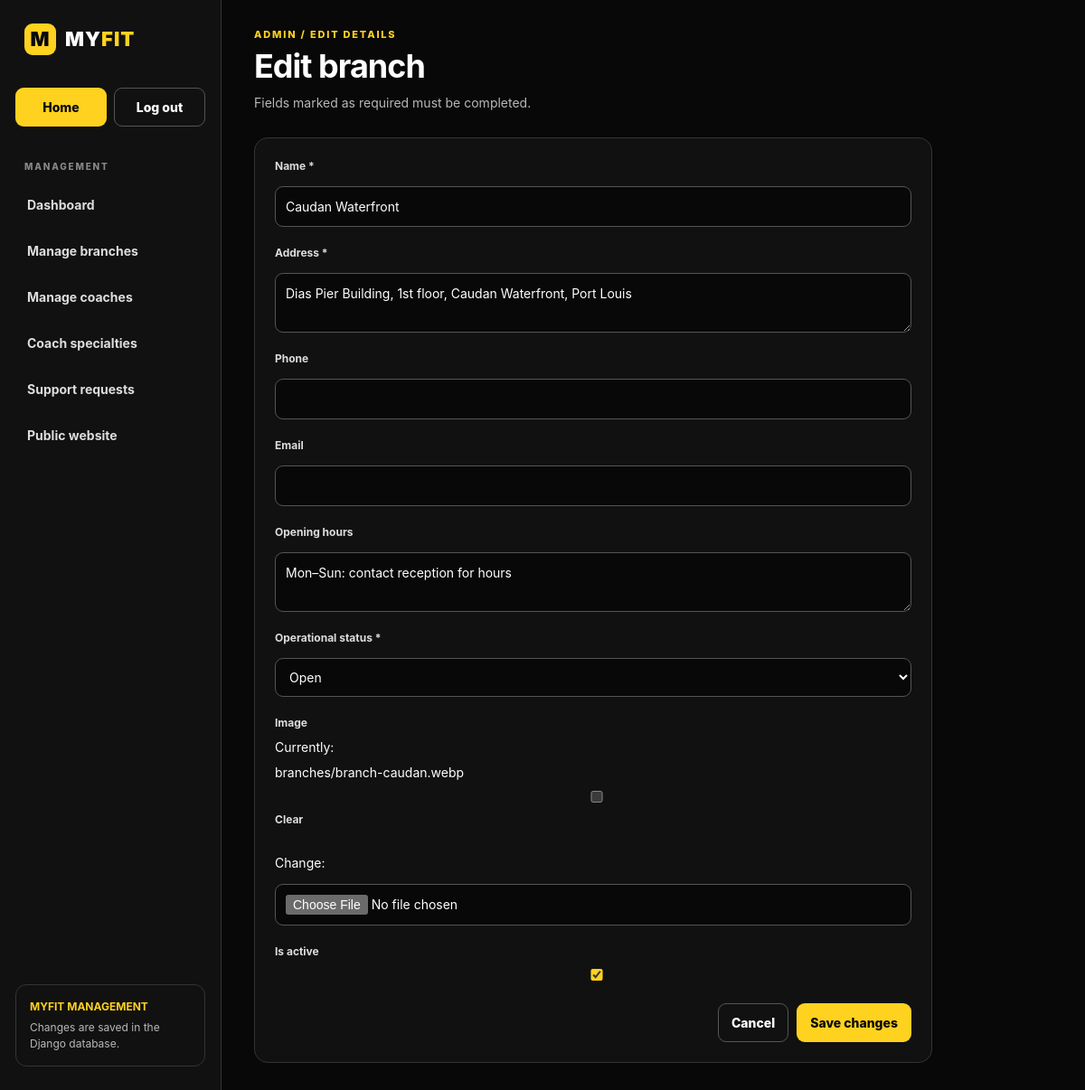
The app's page /staff/branches/1/edit/ (signed in), older data.
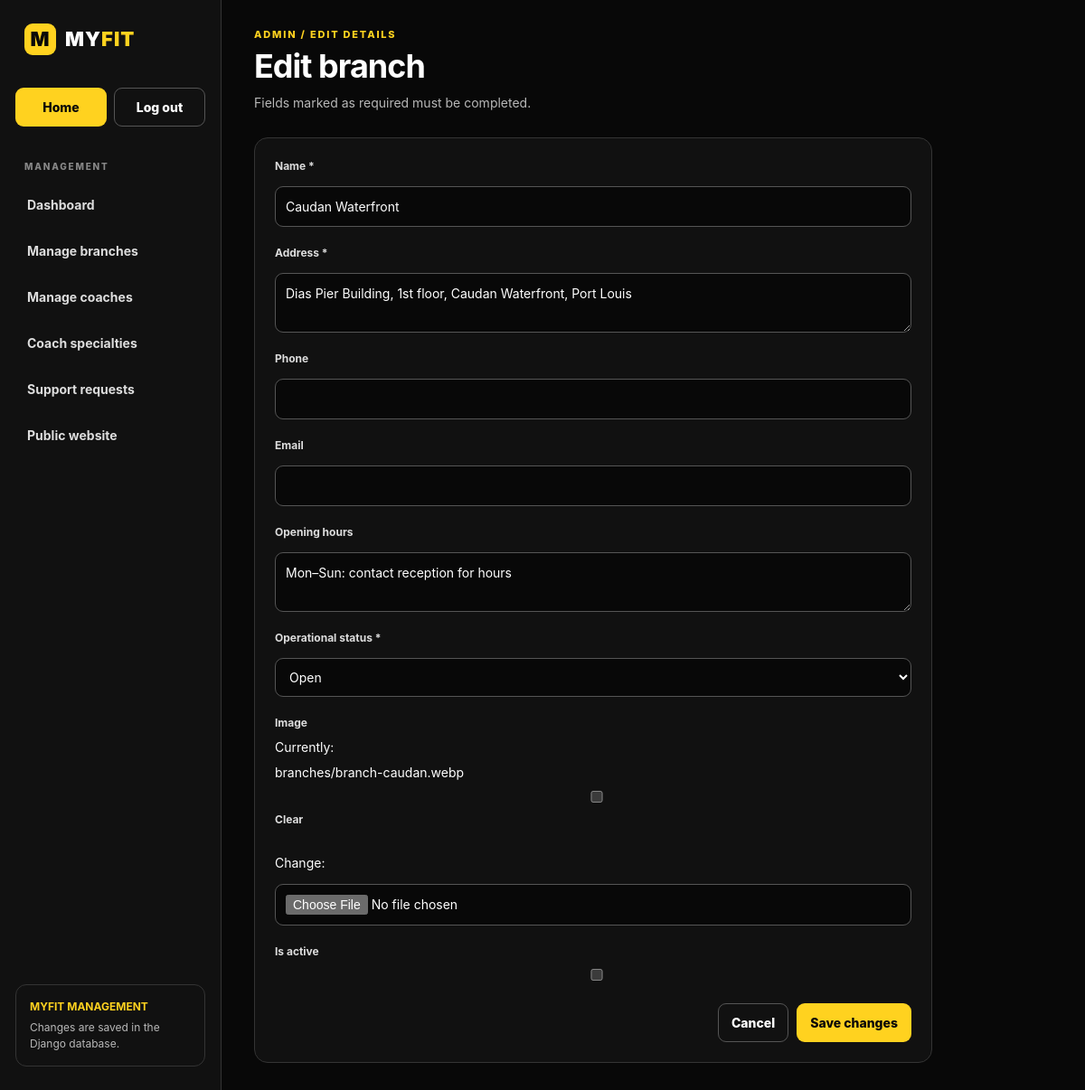
The same page, newer data.
### core/models.py (models this page shows, shortened)
class Branch(models.Model): #allows Django to map this class to a database table.
    name = models.CharField(max_length=120, unique=True) #short strings, maximum of 120 characters, unique name
    address = models.TextField() #Stores text without, field as required by default, field is non-null by default.
    phone = models.CharField(max_length=20, blank=True) #Stores the number as text because someone could put a + at the start
    email = models.EmailField(blank=True) #specialized CharField that validates email formatting
    opening_hours = models.TextField(blank=True)
    operational_status = models.CharField(max_length=20, choices=[
        ('Open', 'Open'), ('Maintenance', 'Maintenance'),
        ('Coming soon', 'Coming soon'), ('Closed', 'Closed'),
    ], default='Open')
    is_active = models.BooleanField(default=True)
    image = models.ImageField(upload_to='branches/', blank=True, validators=MYFIT_IMAGE_VALIDATORS)#<------ image
    created_at = models.DateTimeField(auto_now_add=True)#Stores when the branch record was created.
    updated_at = models.DateTimeField(auto_now=True)#Stores when the branch record was updated.
    class Meta:
        verbose_name_plural = "Branches"
        ordering = ["name"] #This tells Django to sort query results by name in ascending alphabetical order by default.

### core/views.py (the view)
# urls.py: path('staff/branches/<int:branch_id>/edit/', views.branch_edit, name='branch_edit'),
@role_required('Admin')
def branch_edit(request, branch_id=None):
    branch = get_object_or_404(Branch, pk=branch_id) if branch_id else None
    form = BranchForm(request.POST or None, request.FILES or None, instance=branch)
    if request.method == 'POST' and form.is_valid():
        form.save()
        messages.success(request, 'Branch saved successfully.')
        return redirect('myfit:manage_branches')
    return render(request, 'myfit/management_form.html', {'form': form, 'heading': 'Edit branch' if branch else 'Add branch', 'back_url':reverse('myfit:manage_branches')})

### core/forms.py
class BranchForm(forms.ModelForm):
    class Meta:
        model = Branch
        fields = ['name', 'address', 'phone', 'email', 'opening_hours', 'operational_status', 'image', 'is_active']
        widgets = {'address': forms.Textarea(attrs={'rows': 2}), 'opening_hours': forms.Textarea(attrs={'rows': 2})}

### core/context_processors.py (called while the page is built)
def notifications(request):
    if not request.user.is_authenticated:
        return {
            'latest_notifications': (),
            'unread_notification_count': 0,
        }
    notification_manager = request.user.notifications
    return {
        'latest_notifications': notification_manager.order_by('-created_at')[:10],
        'unread_notification_count': notification_manager.filter(is_read=False).count(),
    }

### core/permissions.py (called while the page is built)
def has_role(user, role):
    if not user.is_authenticated or not user.is_active: #user.is_authenticated checks whether the user is logged in.
        return False
    if role == "Admin" and user.is_superuser:
        return True
    return user.groups.filter(name=role).exists()

### core/templates/myfit/management_form.html (shortened to what this page needs)
{% load static %}
<!doctype html>
<html lang="en">
    <head>
        <link rel="stylesheet" href="{% static 'css/manage_branches.css' %}">
        <link rel="stylesheet" href="{% static 'css/management_forms.css' %}">
    </head>
    <body>
        <div class="shell">
            <aside class="sidebar">
                <a class="brand" href="{% url 'myfit:admin_dashboard' %}">
                    <span class="brand-mark">M</span>
                    <span>MY<span>FIT</span></span>
                </a>
                <div class="admin-home-actions" style="display:grid;grid-template-columns:1fr 1fr;gap:8px;margin:0 0 22px">
  <a class="btn btn-primary" href="{% url 'myfit:admin_dashboard' %}" style="justify-content:center">Home</a>
  <form method="post" action="{% url 'myfit:logout' %}" style="margin:0">{% csrf_token %}<button class="btn btn-secondary" type="submit" style="width:100%;justify-content:center;font-family:inherit;font-size:inherit;cursor:pointer">Log out</button></form>
</div>
                <div class="nav-label">MANAGEMENT</div>
                <a class="nav-link" href="{% url 'myfit:admin_dashboard' %}">Dashboard</a>
                <a class="nav-link" href="{% url 'myfit:manage_branches' %}">Manage branches</a>
                <a class="nav-link" href="{% url 'myfit:manage_coaches' %}">Manage coaches</a>
                <a class="nav-link" href="{% url 'myfit:specialty_manage' %}">Coach specialties</a>
                <a class="nav-link" href="{% url 'myfit:support_manage' %}">Support requests</a>
                <a class="nav-link" href="{% url 'myfit:home' %}">Public website</a>
                <div class="sidebar-note">
                    <strong>MYFIT MANAGEMENT
                    </strong>Changes are saved in the Django database.
                </div>
            </aside>
            <main class="main">
                <header class="topbar">
                    <div>
                        <p class="eyebrow">Admin / Edit details</p>
                        <h1 class="page-title">{{ heading }}</h1>
                        <p class="subtitle">Fields marked as required must be completed.</p>
                    </div>
                </header>
                <section class="panel myfit-form-card">
                    <form method="post" enctype="multipart/form-data">
                        {% for field in form %}
                        <div class="form-field myfit-form-field">
                            <label for="{{ field.id_for_label }}">
                                {{ field.label }}{% if field.field.required %} *{% endif %}
                            </label>
                            {{ field }}
                        </div>
                        {% endfor %}
                        <div class="modal-actions">
                            <a class="btn btn-secondary" href="{{ back_url }}">Cancel</a>
                            <button class="btn btn-primary" type="submit">Save changes</button>
                        </div>
                    </form>
                </section>
            </main>
        </div>
    </body>
</html>

Row changes from the older to the newer data that the page shows:
changed Branch "Caudan Waterfront": is_active "☑" → "☐"
